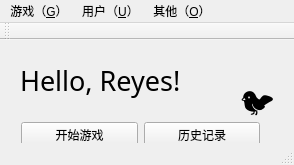
<?xml version="1.0" encoding="UTF-8"?>
<ui version="4.0">
 <class>UserClass</class>
 <widget class="QMainWindow" name="UserClass">
  <property name="geometry">
   <rect>
    <x>0</x>
    <y>0</y>
    <width>294</width>
    <height>165</height>
   </rect>
  </property>
  <property name="windowTitle">
   <string>User</string>
  </property>
  <widget class="QWidget" name="centralWidget">
   <widget class="QLabel" name="HelloLabel">
    <property name="geometry">
     <rect>
      <x>20</x>
      <y>20</y>
      <width>211</width>
      <height>41</height>
     </rect>
    </property>
    <property name="font">
     <font>
      <family>Ark Pixel 12px monospaced zh_cn</family>
      <pointsize>20</pointsize>
     </font>
    </property>
    <property name="text">
     <string>Hello, Reyes!</string>
    </property>
   </widget>
   <widget class="QWidget" name="layoutWidget">
    <property name="geometry">
     <rect>
      <x>10</x>
      <y>70</y>
      <width>261</width>
      <height>51</height>
     </rect>
    </property>
    <layout class="QHBoxLayout" name="horizontalLayout">
     <item>
      <widget class="QPushButton" name="StartpushButton">
       <property name="text">
        <string>开始游戏</string>
       </property>
      </widget>
     </item>
     <item>
      <widget class="QPushButton" name="HistorypushButton">
       <property name="text">
        <string>历史记录</string>
       </property>
      </widget>
     </item>
    </layout>
   </widget>
   <widget class="QLabel" name="label">
    <property name="geometry">
     <rect>
      <x>240</x>
      <y>40</y>
      <width>61</width>
      <height>51</height>
     </rect>
    </property>
    <property name="text">
     <string>&lt;html&gt;&lt;head/&gt;&lt;body&gt;&lt;p&gt;&lt;span style=&quot; font-size:24pt;&quot;&gt;🐦&lt;/span&gt;&lt;/p&gt;&lt;/body&gt;&lt;/html&gt;</string>
    </property>
   </widget>
  </widget>
  <widget class="QMenuBar" name="menuBar">
   <property name="geometry">
    <rect>
     <x>0</x>
     <y>0</y>
     <width>294</width>
     <height>22</height>
    </rect>
   </property>
   <widget class="QMenu" name="menu_G">
    <property name="title">
     <string>游戏（&amp;G）</string>
    </property>
    <addaction name="action_R"/>
    <addaction name="action_S"/>
    <addaction name="addcontentAction"/>
   </widget>
   <widget class="QMenu" name="menu_U">
    <property name="title">
     <string>用户（&amp;U）</string>
    </property>
    <addaction name="action_E"/>
    <addaction name="action_C"/>
    <addaction name="action_X"/>
   </widget>
   <widget class="QMenu" name="menu_O">
    <property name="title">
     <string>其他（&amp;O）</string>
    </property>
    <addaction name="action_A"/>
    <addaction name="action_M"/>
   </widget>
   <addaction name="menu_G"/>
   <addaction name="menu_U"/>
   <addaction name="menu_O"/>
  </widget>
  <widget class="QToolBar" name="mainToolBar">
   <attribute name="toolBarArea">
    <enum>TopToolBarArea</enum>
   </attribute>
   <attribute name="toolBarBreak">
    <bool>false</bool>
   </attribute>
  </widget>
  <widget class="QStatusBar" name="statusBar"/>
  <action name="action_R">
   <property name="text">
    <string>查看排行榜（&amp;R）</string>
   </property>
  </action>
  <action name="action_E">
   <property name="text">
    <string>导出用户信息（&amp;E）</string>
   </property>
  </action>
  <action name="action_A">
   <property name="text">
    <string>关于（&amp;A）</string>
   </property>
  </action>
  <action name="action_M">
   <property name="text">
    <string>指南（&amp;M）</string>
   </property>
  </action>
  <action name="action_U">
   <property name="text">
    <string>用户名（&amp;U）</string>
   </property>
  </action>
  <action name="action_P">
   <property name="text">
    <string>密码（&amp;P）</string>
   </property>
  </action>
  <action name="action_S">
   <property name="text">
    <string>设置（&amp;S）</string>
   </property>
  </action>
  <action name="addAcrion">
   <property name="text">
    <string>添加内容</string>
   </property>
  </action>
  <action name="deleteAction">
   <property name="text">
    <string>删除内容</string>
   </property>
  </action>
  <action name="action_X">
   <property name="text">
    <string>删除用户（&amp;X）</string>
   </property>
  </action>
  <action name="addcontentAction">
   <property name="text">
    <string>添加自定义内容（&amp;D）</string>
   </property>
  </action>
  <action name="action_C">
   <property name="text">
    <string>修改信息（&amp;C）</string>
   </property>
  </action>
 </widget>
 <layoutdefault spacing="6" margin="11"/>
 <resources/>
 <connections/>
</ui>
